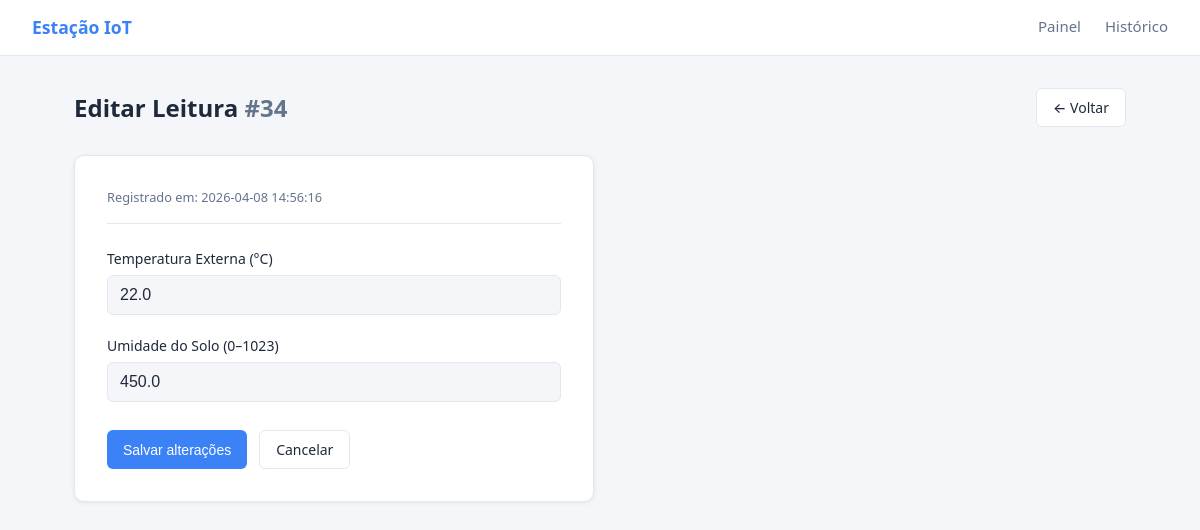
The app's page /editar/34 with its own data.
### tables this page shows
CREATE TABLE leituras (
  id INTEGER PRIMARY KEY AUTOINCREMENT,
  temperatura_externa REAL NOT NULL,
  umidade_do_solo REAL NOT NULL,
  timestamp DATETIME DEFAULT (datetime('now','localtime'))
);

### app.py (the view)
@app.route('/editar/<int:id>')
def editar(id):
    leitura = buscar_leitura(id)
    if leitura is None:
        abort(404)
    return render_template('editar.html', leitura=leitura)

### database.py (called while the page is built)
def get_db_connection():
    conn = sqlite3.connect(DB_PATH, timeout=10)
    conn.execute('PRAGMA journal_mode=WAL')
    conn.execute('PRAGMA busy_timeout=5000')
    conn.row_factory = sqlite3.Row
    return conn

def buscar_leitura(id):
    with get_db_connection() as conn:
        row = conn.execute(
            'SELECT * FROM leituras WHERE id = ?',
            (id,)
        ).fetchone()
        return dict(row) if row else None

### templates/editar.html (shortened to what this page needs)
{% extends "base.html" %}
{% block content %}
<div class="page-header">
  <h1>Editar Leitura <span class="muted">#{{ leitura.id }}</span></h1>
  <a href="/historico" class="btn btn-secondary">← Voltar</a>
</div>
<div class="form-card">
  <div class="form-meta">
    <span>Registrado em: {{ leitura.timestamp }}</span>
  </div>
  <form id="formEditar">
    <div class="form-group">
      <label for="temperatura_externa">Temperatura Externa (°C)</label>
      <input
        type="number"
        step="0.1"
        id="temperatura_externa"
        name="temperatura_externa"
        value="{{ leitura.temperatura_externa }}"
        required
      />
    </div>
    <div class="form-group">
      <label for="umidade_do_solo">Umidade do Solo (0–1023)</label>
      <input
        type="number"
        step="1"
        id="umidade_do_solo"
        name="umidade_do_solo"
        value="{{ leitura.umidade_do_solo }}"
        required
      />
    </div>
    <div class="form-actions">
      <button type="submit" class="btn btn-primary">Salvar alterações</button>
      <a href="/historico" class="btn btn-secondary">Cancelar</a>
    </div>
  </form>
</div>
{% endblock %}

### static/css/style.css (style rules this page uses)
*, *::before, *::after { box-sizing: border-box; margin: 0; padding: 0; }
:root { --bg: #f4f6f9; --surface: #ffffff; --border: #e2e8f0; --primary: #3b82f6; --primary-dark: #2563eb; --danger: #ef4444; --danger-dark: #dc2626; --edit: #10b981; --edit-dark: #059669; --text: #1e293b; --muted: #64748b; --radius: 10px; --shadow: 0 1px 4px rgba(0, 0, 0, 0.08); }
body { font-family: system-ui, -apple-system, sans-serif; background: var(--bg); color: var(--text); font-size: 15px; line-height: 1.5; }
a { color: inherit; text-decoration: none; }
.page-header { display: flex; align-items: center; justify-content: space-between; flex-wrap: wrap; gap: 1rem; margin-bottom: 1.75rem; }
.page-header h1 { font-size: 1.5rem; font-weight: 700; }
.muted { color: var(--muted); }
.btn { display: inline-flex; align-items: center; gap: 6px; padding: 8px 16px; border-radius: 6px; border: none; font-size: 0.875rem; font-weight: 500; cursor: pointer; transition: background 0.15s, opacity 0.15s; }
.btn-primary { background: var(--primary); color: #fff; }
.btn-secondary { background: var(--surface); color: var(--text); border: 1px solid var(--border); }
.form-card { background: var(--surface); border: 1px solid var(--border); border-radius: var(--radius); box-shadow: var(--shadow); padding: 2rem; max-width: 520px; }
.form-meta { font-size: 0.8rem; color: var(--muted); margin-bottom: 1.5rem; padding-bottom: 1rem; border-bottom: 1px solid var(--border); }
.form-group { display: flex; flex-direction: column; gap: 6px; margin-bottom: 1.25rem; }
.form-group label { font-size: 0.875rem; font-weight: 500; color: var(--text); }
.form-group input { padding: 10px 12px; border: 1px solid var(--border); border-radius: 6px; font-size: 1rem; color: var(--text); background: var(--bg); transition: border-color 0.15s, box-shadow 0.15s; }
.form-actions { display: flex; gap: 12px; margin-top: 1.75rem; }

### records on screen
leituras: id "34", timestamp "2026-04-08 14:56:16", temperatura_externa "22.0", umidade_do_solo "450.0"
